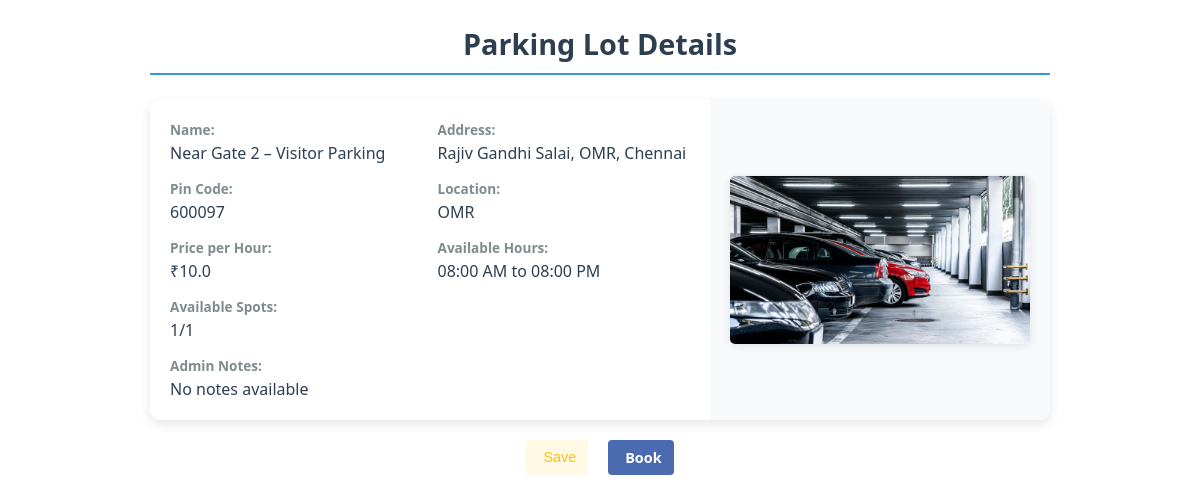
The page /user/parking/16 on the database its author committed.
### model.py (models this page shows, shortened)
class ParkingLot(db.Model):
    id = db.Column(db.Integer, primary_key=True)
    prime_location_name = db.Column(db.String(100))
    price_per_hour = db.Column(db.Float)
    max_parking_spots = db.Column(db.Integer, nullable=False)
    available_spots = db.Column(db.Integer, nullable=False)
    available_from = db.Column(db.Time)
    available_to = db.Column(db.Time)
    is_active = db.Column(db.Boolean, default=True)
    image_url = db.Column(db.String)
    admin_notes = db.Column(db.Text)
    location_id = db.Column(db.Integer, db.ForeignKey('location.id'), nullable=False)
    spots = db.relationship('ParkingSpot', backref='lot', cascade='all, delete-orphan', lazy=True)

class Location(db.Model):
    id = db.Column(db.Integer, primary_key=True)
    name = db.Column(db.String(100), nullable=False)
    address = db.Column(db.String(200), nullable=False)
    pin_code = db.Column(db.String(10))
    parking_lots = db.relationship('ParkingLot', backref='location_ref', lazy=True)

### routes/user_routes.py (the view)
@user_bp.route('/parking/<int:lot_id>')
def view_parking_details(lot_id):
    parking_lot = ParkingLot.query.get(lot_id)
    all_locations = Location.query.options(
        joinedload(Location.parking_lots)
    ).all()
    lot_ids = [lot.id for loc in all_locations for lot in loc.parking_lots]
    if not parking_lot:
        return "Parking lot not found", 404
    spots_count = dict(db.session.query(
        ParkingSpot.lot_id,
        func.count(ParkingSpot.id)
    ).filter(
        ParkingSpot.lot_id.in_(lot_ids),
        ParkingSpot.status == 'A'
    ).group_by(ParkingSpot.lot_id).all())
    location_data = []
    for loc in all_locations:
        location_data.append({
            "location": loc,
            "lots": loc.parking_lots,
            "spots_count": spots_count
        })
    return render_template('partials/_view_parking_details.html',
                        lot=parking_lot,
                        location_data=location_data,
                        spots_count=spots_count,
                        available_spots_count=lambda lot: spots_count.get(lot.id, 0))

### templates/partials/_view_parking_details.html (shortened to what this page needs)
<!DOCTYPE html>
<html lang="en">
<head>
    <link rel="stylesheet" href="{{url_for('static', filename='style/partials/_view_parking_details.css')}}">
</head>
<body>
    <div class="parking-lot-details">
        <h2 class="lot-title">Parking Lot Details</h2>
        <div class="lot-info-card">
            <div class="lot-info-grid">
                <div class="info-item">
                    <span class="info-label">Name:</span>
                    <span class="info-value">{{ lot.prime_location_name }}</span>
                </div>
                <div class="info-item">
                    <span class="info-label">Address:</span>
                    <span class="info-value">{{ lot.location_ref.address }}</span>
                </div>
                <div class="info-item">
                    <span class="info-label">Pin Code:</span>
                    <span class="info-value">{{ lot.location_ref.pin_code }}</span>
                </div>
                <div class="info-item">
                    <span class="info-label">Location:</span>
                    <span class="info-value">{{ lot.location_ref.name }}</span>
                </div>
                <div class="info-item">
                    <span class="info-label">Price per Hour:</span>
                    <span class="info-value">₹{{ lot.price_per_hour }}</span>
                </div>
                <div class="info-item">
                    <span class="info-label">Available Hours:</span>
                    <span class="info-value">{{ lot.available_from.strftime('%I:%M %p') }} to {{
                        lot.available_to.strftime('%I:%M %p') }}</span>
                </div>
                <div class="info-item full-width">
                    <span class="info-label">Available Spots:</span>
                    <span class="info-value">{{ spots_count.get(lot.id, 0) }}/{{ lot.available_spots}}</span>
                </div>
                <div class="info-item full-width">
                    <span class="info-label">Admin Notes:</span>
                    <span class="info-value">{{ lot.admin_notes or 'No notes available' }}</span>
                </div>
            </div>
            <div class="lot-image-container">
                {% if lot.image_url %}
                <img src="{{ url_for('static', filename=lot.image_url) }}" alt="Parking Lot Image"
                    class="parking-lot-image">
                {% else %}
                <div class="no-image-placeholder">
                    <i class="fas fa-image"></i>
                    <p>No image available</p>
                </div>
                {% endif %}
            </div>
        </div>
        <div class="action-buttons">
            <button class="action-btn favorite-btn" title="Add to Favorites" onclick="toggleFavorite({{ lot.id }})">
                <span class="action-label">Save</span>
            </button>
            <a href="{{ url_for('user.book_parking', lot_id=lot.id) }}"
                class="action-btn book-btn {% if not lot.is_active or available_spots_count(lot) == 0 %}disabled{% endif %}"
                title="Book Now" >
                <span class="action-label">Book</span>
            </a>
        </div>
    </div>
</body>
</html>

### static/style/partials/_view_parking_details.css (style rules this page uses)
.parking-lot-details { font-family: 'Segoe UI', Roboto, sans-serif; max-width: 900px; margin: 20px auto; padding: 0 15px; color: #333; }
.lot-title { color: #2c3e50; text-align: center; margin-bottom: 25px; padding-bottom: 10px; border-bottom: 2px solid #3498db; font-size: 1.8rem; }
.lot-info-card { background: white; border-radius: 10px; box-shadow: 0 4px 12px rgba(0,0,0,0.1); overflow: hidden; display: flex; flex-wrap: wrap; margin-bottom: 20px; }
.lot-info-grid { flex: 2; padding: 20px; display: grid; grid-template-columns: repeat(auto-fill, minmax(250px, 1fr)); gap: 15px; }
.info-item { display: flex; flex-direction: column; }
.info-label { font-weight: 600; color: #7f8c8d; font-size: 0.85rem; margin-bottom: 3px; }
.info-value { color: #2c3e50; font-size: 1rem; word-break: break-word; }
.full-width { grid-column: 1 / -1; }
.lot-image-container { flex: 1; min-width: 300px; background: #f8f9fa; display: flex; align-items: center; justify-content: center; padding: 20px; }
.parking-lot-image { max-width: 100%; max-height: 300px; border-radius: 5px; object-fit: contain; box-shadow: 0 2px 8px rgba(0,0,0,0.1); }
.action-buttons { display: flex; justify-content: center; gap: 20px; margin-top: 20px; }
.save-btn, .book-btn { padding: 12px 30px; border: none; border-radius: 6px; font-size: 1rem; font-weight: 600; cursor: pointer; transition: all 0.2s ease; }
.book-btn { background-color: #3498db; color: white; }
.action-btn { display: flex; align-items: center; gap: 5px; padding: 8px 12px; border-radius: 4px; text-decoration: none; font-size: 0.9rem; transition: all 0.2s ease; border: none; cursor: pointer; }
.action-label { display: none; }
.book-btn { background: #4a6baf; color: white; }
.favorite-btn { background: rgba(255, 193, 7, 0.1); color: #ffc107; }
@media (min-width: 768px) { .action-label { display: inline; } }

### rows shown on the page
ParkingLot: prime_location_name "Near Gate 2 – Visitor Parking", price_per_hour "10.0", available_from "08:00 AM", available_to "08:00 PM", available_spots "1", admin_notes "No notes available", image_url (picture)
Location: location_ref.address "Rajiv Gandhi Salai, OMR, Chennai", location_ref.pin_code "600097", location_ref.name "OMR"

### other values the page prints
{{ spots_count.get(lot.id, 0) }} "1"
